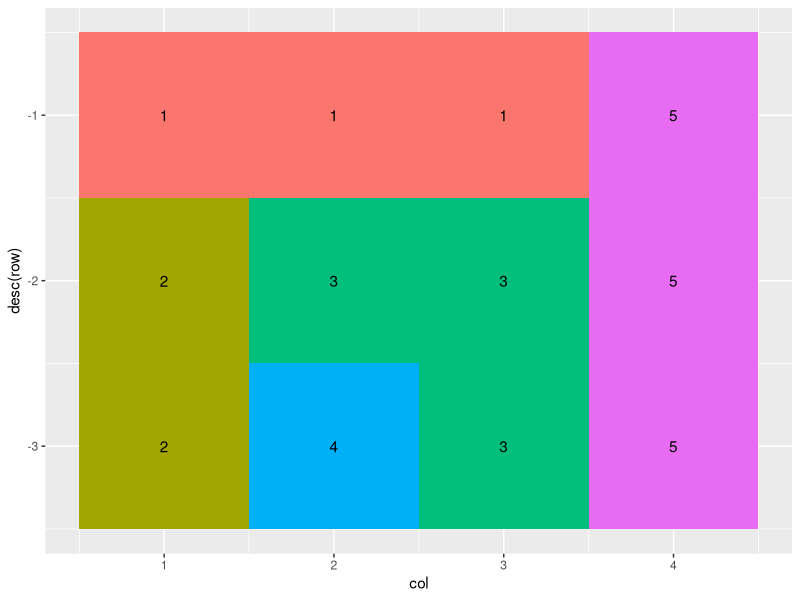
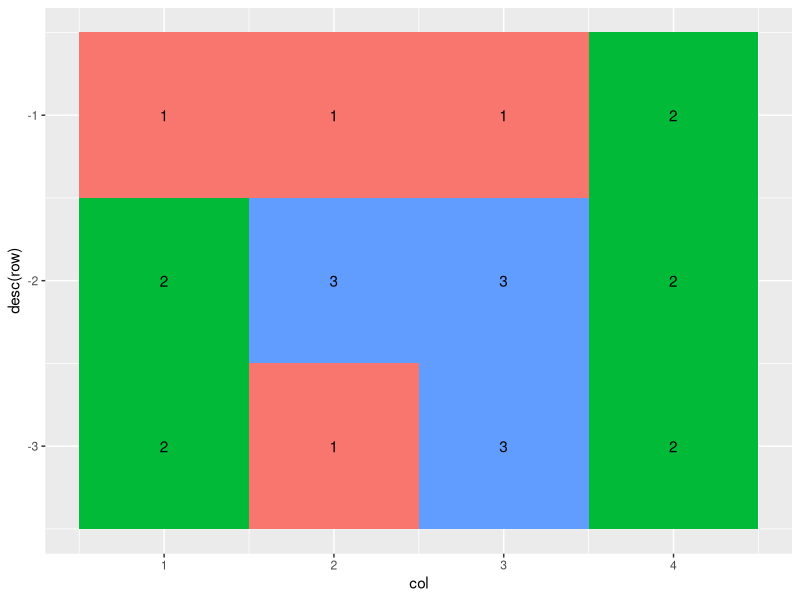
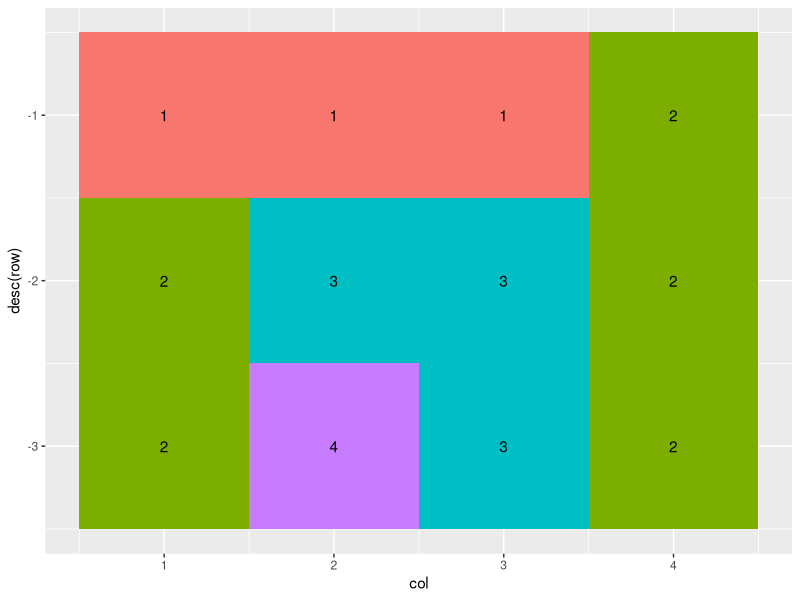
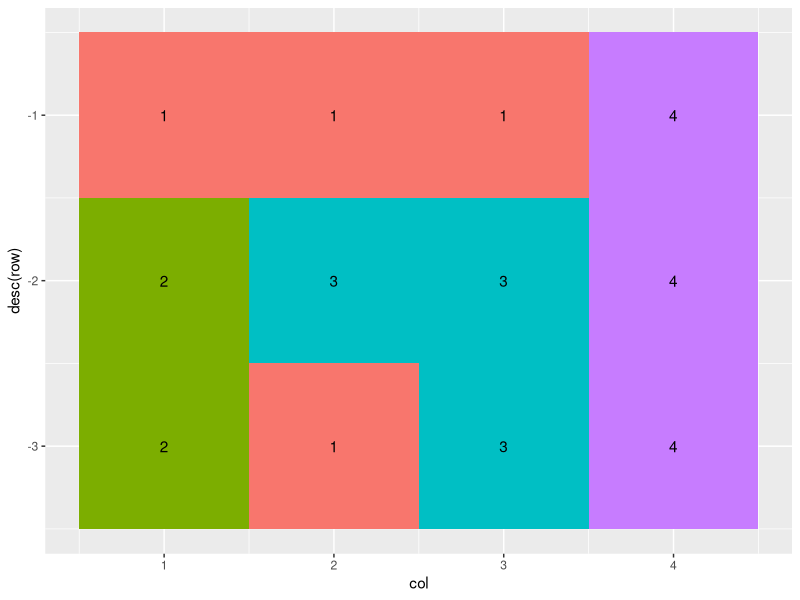
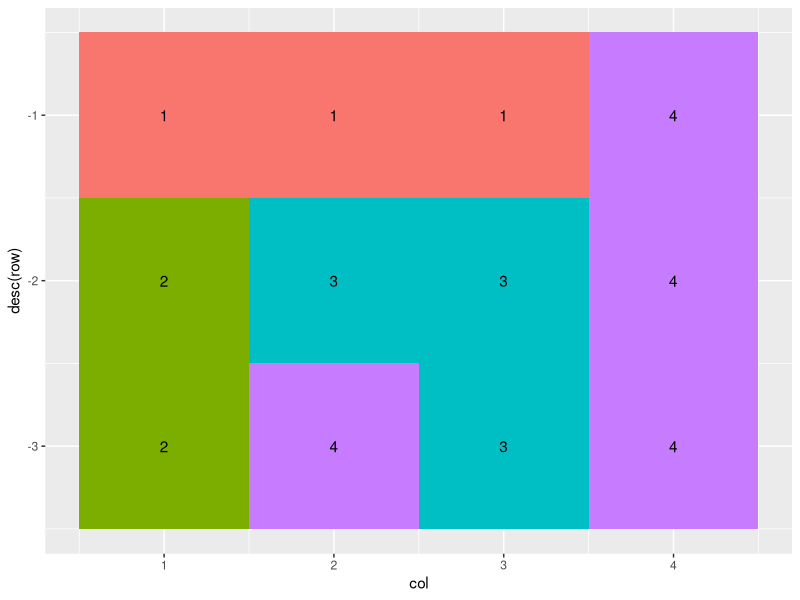
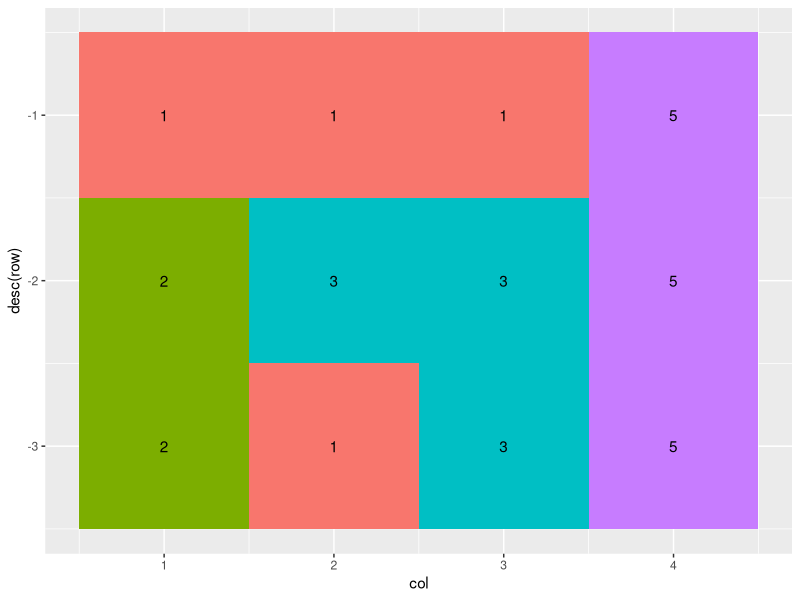
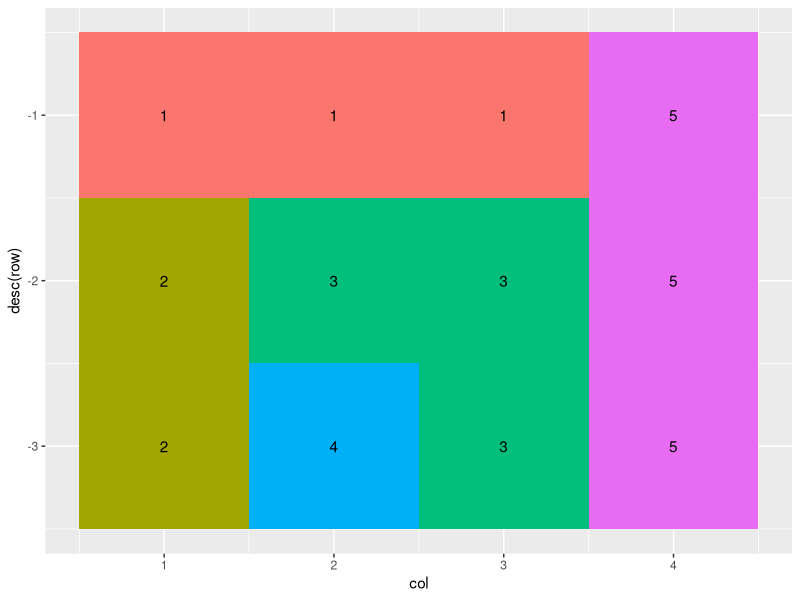

The R source for these figures, in order:
## ---- chunk 1
library(tidyverse)
## ---- chunk 2
m <- matrix(c(1,2,2,1,3,4,1,3,3,5,5,5),3)
print(m)
## ---- chunk 3
cbind(expand.grid(row = 1:3, col = 1:4), val = as.vector(m)) %>%
  ggplot(aes(col, desc(row))) +
  geom_tile(aes(fill=as.factor(val))) +
  geom_text(aes(label = val)) +
  guides(fill = FALSE)
## ---- chunk 4
adjacent <- rbind(tibble(A = as.vector(m[-nrow(m),]),  # rows: 1 ~ (nrow-1)
                         B = as.vector(m[-1,])),       # rows: 2 ~ nrow
                  tibble(A = as.vector(m[,-ncol(m)]),  # cols: 1 ~ (ncol-1)
                         B = as.vector(m[,-1])))       # cols: 2 ~ ncol
adjacent <- adjacent %>%
  filter(A != B) %>%
  unique
## ---- chunk 5
all_comb <- function(n) {
  if (n <= 1) {
    list(tibble(val = 1, fill = 1))
  } else {
    l <- all_comb(n - 1)
    lapply(1:n, function(x) {
      lapply(l, function(d) rbind(d, tibble(val = n, fill = x)))
    }) %>% do.call("c", .)
  }
}

x <- unique(as.vector(m))
comb <- all_comb(length(x))
## ---- chunk 6
results <- sapply(comb, function(d) {
  adjacent %>%
    left_join(d, by = c("A" = "val")) %>%
    left_join(d, by = c("B" = "val")) %>%
    with(all(fill.x != fill.y))
})
## ---- chunk 7
print(sum(results))
## ---- chunk 8
for (i in which(results)) {
  g <- cbind(expand.grid(row = 1:3, col = 1:4), val = as.vector(m)) %>%
    left_join(comb[[i]], by = "val") %>%
    ggplot(aes(col, desc(row))) +
    geom_tile(aes(fill=as.factor(fill))) +
    geom_text(aes(label = fill)) +
    guides(fill = FALSE)
  print(g)
}
